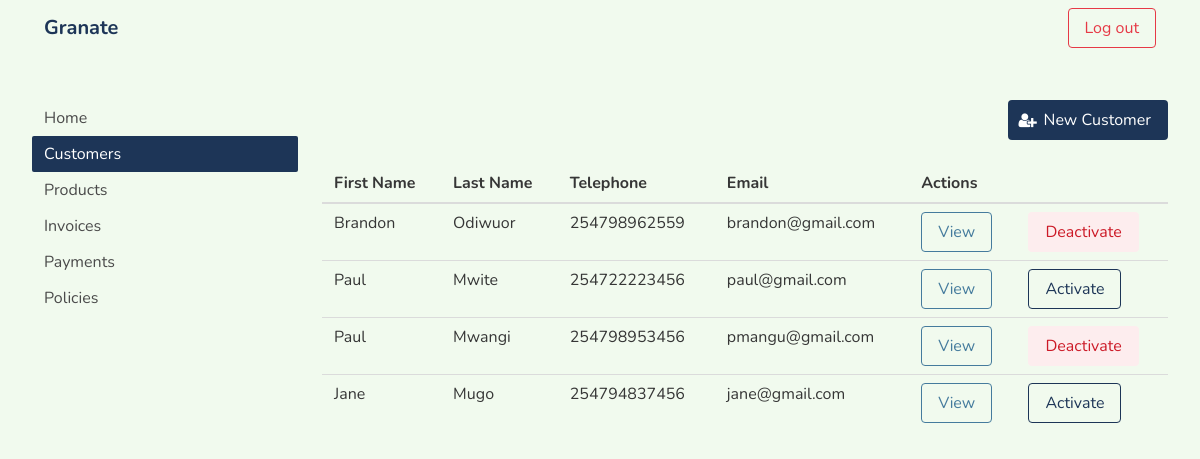
Page /customers/ (signed in) on the committed database.
### app/models.py (models this page shows, shortened)
class Base(db.Model):
    __abstract__ = True
    id = db.Column(db.Integer, primary_key=True)
    created_at = db.Column(db.DateTime,  default=db.func.current_timestamp())
    updated_at = db.Column(db.DateTime,  default=db.func.current_timestamp(),
                           onupdate=db.func.current_timestamp())

class Customer(Base):
    __tablename__ = 'customers'
    f_name = db.Column(db.String(20), nullable=False)
    l_name = db.Column(db.String(20),  nullable=False)
    id_no = db.Column(db.String(8), unique=True,  nullable=False)
    email = db.Column(db.String(100), unique=True, nullable=False)
    phone = db.Column(db.String(9), unique=True, nullable=False)
    status = db.Column(db.Enum(CustomerStatus), nullable=False)
    password_hash = db.Column(db.String(200), nullable=False)
    def is_active(self):
        return self.status == CustomerStatus.ACTIVE

### app/views.py (the view)
@mod_app.route('/customers/', methods=['GET'])
@login_required
def customers():
    customers = get_customers()
    return render_template("customers.html", customers=customers)

### app/controllers.py (called while the page is built)
def get_customers():
    return Customer.query.all()

### app/views.py (called while the page is built)
def login_required(view):
    @functools.wraps(view)
    def wrapped_view(**kwargs):
        if 'authorization' not in session:
            return redirect(url_for('app.signin'))
        return view(**kwargs)
    return wrapped_view

### app/templates/customers.html (shortened to what this page needs)
{% extends "layout.html" %} {% include 'partials/login_navbar.html' %} {% block page %}
<div class="container is-fluid">
  <div class="columns" style="margin-top: 2em">
    <div class="column">
      {% include 'partials/sidenav.html' %}
    </div>
    <div class="column is-three-quarters">
      <div class="level">
        <div class="level-right">
          <a href="/new-customer" class="button is-primary">
            <span class="icon">
              <i class="fa fa-user-plus"></i>
            </span>
            <span>New Customer</span>
          </a>
        </div>
      </div>
      <table class="table is-fullwidth">
        <thead>
          <tr>
            <th>First Name</th>
            <th>Last Name</th>
            <th>Telephone</th>
            <th>Email</th>
            <th colspan="2">Actions</th>
          </tr>
        </thead>
        <tbody>
          {% for customer in customers %}
          <tr>
            <td>{{ customer.f_name }}</td>
            <td>{{ customer.l_name }}</td>
            <td>{{ '254%s' % customer.phone }}</td>
            <td>{{ customer.email }}</td>
            <td><a href="#" class="button is-link is-outlined">View</a></td>
            <td>
              {% if customer.is_active() %}
              <a
                href="{{'/update-customer-status/%s' % customer.id }}"
                class="button is-danger is-light"
                >Deactivate</a
              >
              {% else %}
              <a
                href="{{'/update-customer-status/%s' % customer.id }}"
                class="button is-primary is-outlined"
                >Activate</a
              >
              {% endif %}
            </td>
          </tr>
          {% endfor %}
        </tbody>
      </table>
    </div>
  </div>
</div>
{% endblock page %}

### rows in the picture
Customer: f_name "Brandon", l_name "Odiwuor", phone "254798962559", email "brandon@gmail.com"
Customer: f_name "Paul", l_name "Mwite", phone "254722223456", email "paul@gmail.com"
Customer: f_name "Paul", l_name "Mwangi", phone "254798953456", email "pmangu@gmail.com"
Customer: f_name "Jane", l_name "Mugo", phone "254794837456", email "jane@gmail.com"
